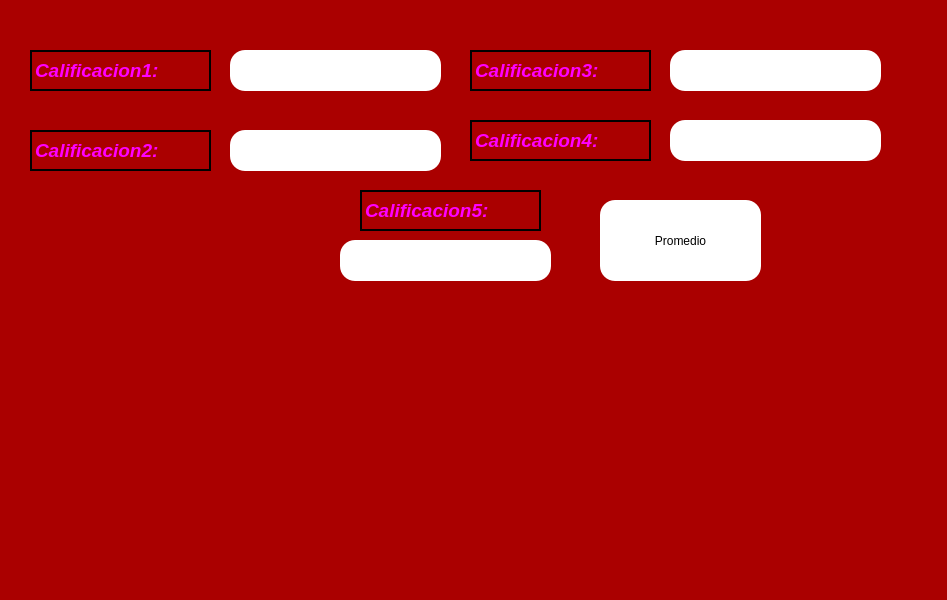
<?xml version="1.0" encoding="UTF-8"?>
<ui version="4.0">
 <class>MainWindow</class>
 <widget class="QMainWindow" name="MainWindow">
  <property name="geometry">
   <rect>
    <x>0</x>
    <y>0</y>
    <width>947</width>
    <height>600</height>
   </rect>
  </property>
  <property name="windowTitle">
   <string>MainWindow</string>
  </property>
  <property name="styleSheet">
   <string notr="true">background-color: rgb(170, 0, 0);</string>
  </property>
  <widget class="QWidget" name="centralwidget">
   <widget class="QLabel" name="fg">
    <property name="geometry">
     <rect>
      <x>30</x>
      <y>50</y>
      <width>181</width>
      <height>41</height>
     </rect>
    </property>
    <property name="styleSheet">
     <string notr="true">   border: 2px solid black;</string>
    </property>
    <property name="text">
     <string>&lt;html&gt;&lt;head/&gt;&lt;body&gt;&lt;p&gt;&lt;span style=&quot; font-size:14pt; font-weight:600; font-style:italic; color:#ff00ff;&quot;&gt;Calificacion1: &lt;/span&gt;&lt;/p&gt;&lt;/body&gt;&lt;/html&gt;</string>
    </property>
   </widget>
   <widget class="QLabel" name="dsf">
    <property name="geometry">
     <rect>
      <x>30</x>
      <y>130</y>
      <width>181</width>
      <height>41</height>
     </rect>
    </property>
    <property name="styleSheet">
     <string notr="true">   border: 2px solid black;</string>
    </property>
    <property name="text">
     <string>&lt;html&gt;&lt;head/&gt;&lt;body&gt;&lt;p&gt;&lt;span style=&quot; font-size:14pt; font-weight:600; font-style:italic; color:#ff00ff;&quot;&gt;Calificacion2:&lt;/span&gt;&lt;/p&gt;&lt;/body&gt;&lt;/html&gt;</string>
    </property>
   </widget>
   <widget class="QLineEdit" name="txt_c1">
    <property name="geometry">
     <rect>
      <x>230</x>
      <y>50</y>
      <width>211</width>
      <height>41</height>
     </rect>
    </property>
    <property name="styleSheet">
     <string notr="true">border-radius: 15px;
background-color: rgb(255, 255, 255);</string>
    </property>
   </widget>
   <widget class="QLineEdit" name="txt_c2">
    <property name="geometry">
     <rect>
      <x>230</x>
      <y>130</y>
      <width>211</width>
      <height>41</height>
     </rect>
    </property>
    <property name="styleSheet">
     <string notr="true">border-radius: 15px;
background-color: rgb(255, 255, 255);</string>
    </property>
   </widget>
   <widget class="QLineEdit" name="txt_c3">
    <property name="geometry">
     <rect>
      <x>670</x>
      <y>50</y>
      <width>211</width>
      <height>41</height>
     </rect>
    </property>
    <property name="styleSheet">
     <string notr="true">border-radius: 15px;
background-color: rgb(255, 255, 255);</string>
    </property>
   </widget>
   <widget class="QLineEdit" name="txt_c4">
    <property name="geometry">
     <rect>
      <x>670</x>
      <y>120</y>
      <width>211</width>
      <height>41</height>
     </rect>
    </property>
    <property name="styleSheet">
     <string notr="true">border-radius: 15px;
background-color: rgb(255, 255, 255);</string>
    </property>
   </widget>
   <widget class="QLineEdit" name="txt_c5">
    <property name="geometry">
     <rect>
      <x>340</x>
      <y>240</y>
      <width>211</width>
      <height>41</height>
     </rect>
    </property>
    <property name="styleSheet">
     <string notr="true">border-radius: 15px;
background-color: rgb(255, 255, 255);</string>
    </property>
   </widget>
   <widget class="QLabel" name="sdf">
    <property name="geometry">
     <rect>
      <x>470</x>
      <y>50</y>
      <width>181</width>
      <height>41</height>
     </rect>
    </property>
    <property name="styleSheet">
     <string notr="true">   border: 2px solid black;</string>
    </property>
    <property name="text">
     <string>&lt;html&gt;&lt;head/&gt;&lt;body&gt;&lt;p&gt;&lt;span style=&quot; font-size:14pt; font-weight:600; font-style:italic; color:#ff00ff;&quot;&gt;Calificacion3:&lt;/span&gt;&lt;/p&gt;&lt;/body&gt;&lt;/html&gt;</string>
    </property>
   </widget>
   <widget class="QLabel" name="dsf_2">
    <property name="geometry">
     <rect>
      <x>470</x>
      <y>120</y>
      <width>181</width>
      <height>41</height>
     </rect>
    </property>
    <property name="styleSheet">
     <string notr="true">   border: 2px solid black;</string>
    </property>
    <property name="text">
     <string>&lt;html&gt;&lt;head/&gt;&lt;body&gt;&lt;p&gt;&lt;span style=&quot; font-size:14pt; font-weight:600; font-style:italic; color:#ff00ff;&quot;&gt;Calificacion4:&lt;/span&gt;&lt;/p&gt;&lt;/body&gt;&lt;/html&gt;</string>
    </property>
   </widget>
   <widget class="QLabel" name="dfs">
    <property name="geometry">
     <rect>
      <x>360</x>
      <y>190</y>
      <width>181</width>
      <height>41</height>
     </rect>
    </property>
    <property name="styleSheet">
     <string notr="true">   border: 2px solid black;</string>
    </property>
    <property name="text">
     <string>&lt;html&gt;&lt;head/&gt;&lt;body&gt;&lt;p&gt;&lt;span style=&quot; font-size:14pt; font-weight:600; font-style:italic; color:#ff00ff;&quot;&gt;Calificacion5:&lt;/span&gt;&lt;/p&gt;&lt;/body&gt;&lt;/html&gt;</string>
    </property>
   </widget>
   <widget class="QPushButton" name="btn_promedio">
    <property name="geometry">
     <rect>
      <x>600</x>
      <y>200</y>
      <width>161</width>
      <height>81</height>
     </rect>
    </property>
    <property name="styleSheet">
     <string notr="true">background-color: rgb(255, 255, 255);
border-radius: 15px;
</string>
    </property>
    <property name="text">
     <string>Promedio</string>
    </property>
   </widget>
   <widget class="QLabel" name="label">
    <property name="geometry">
     <rect>
      <x>-50</x>
      <y>-10</y>
      <width>1021</width>
      <height>731</height>
     </rect>
    </property>
    <property name="text">
     <string/>
    </property>
    <property name="pixmap">
     <pixmap>../../../../Downloads/580b57fbd9996e24bc43c080.png</pixmap>
    </property>
   </widget>
   <zorder>label</zorder>
   <zorder>fg</zorder>
   <zorder>dsf</zorder>
   <zorder>txt_c1</zorder>
   <zorder>txt_c2</zorder>
   <zorder>txt_c3</zorder>
   <zorder>txt_c4</zorder>
   <zorder>txt_c5</zorder>
   <zorder>sdf</zorder>
   <zorder>dsf_2</zorder>
   <zorder>dfs</zorder>
   <zorder>btn_promedio</zorder>
  </widget>
  <widget class="QMenuBar" name="menubar">
   <property name="geometry">
    <rect>
     <x>0</x>
     <y>0</y>
     <width>947</width>
     <height>26</height>
    </rect>
   </property>
  </widget>
  <widget class="QStatusBar" name="statusbar"/>
 </widget>
 <resources/>
 <connections/>
</ui>
